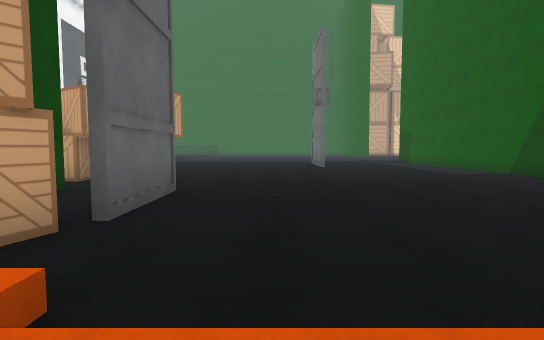
View 1 (above)

23 first-person views from a walk through a 3-D level made in the Unity game engine. The camera is 1.4 m above the floor, tilts 4° down and sees 80° across. The floor is counted in squares, 2 m on a side. Each view is taken from the middle of a square. On the plan, view 1 faces up. The plan holds only what a view shows up to about 10 squares ahead; the rest is blank. The place goes on beyond the plan. Some surface patterns are stand-ins.

View 2
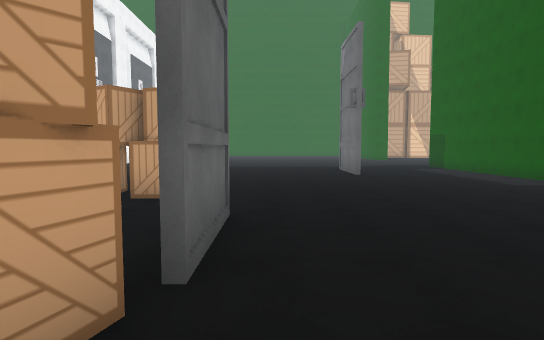

View 3
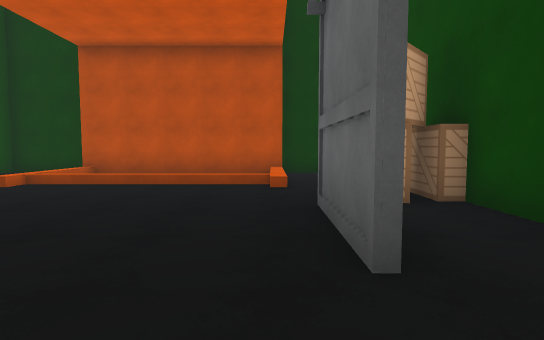

View 4
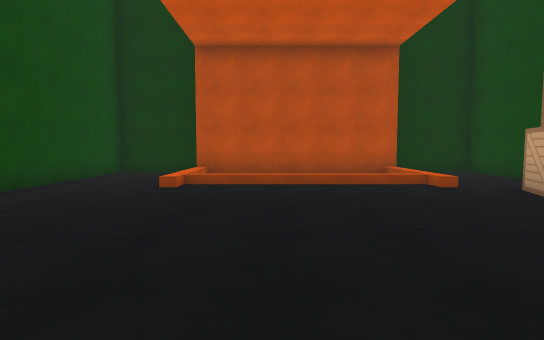

View 5
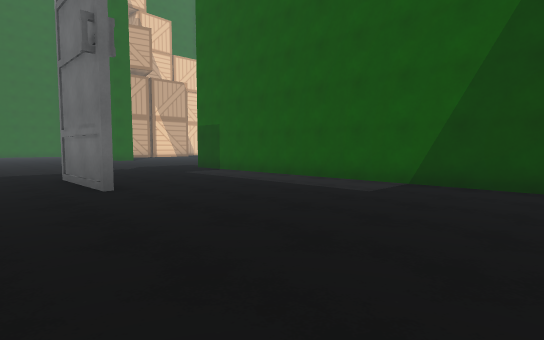

View 6
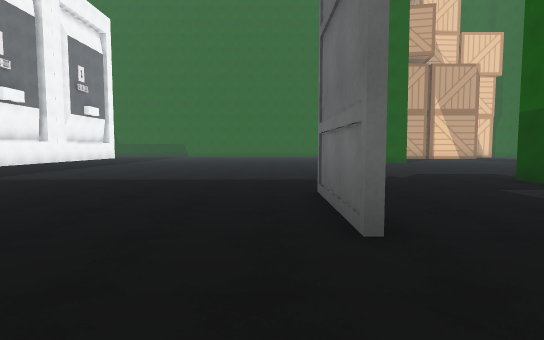

View 7
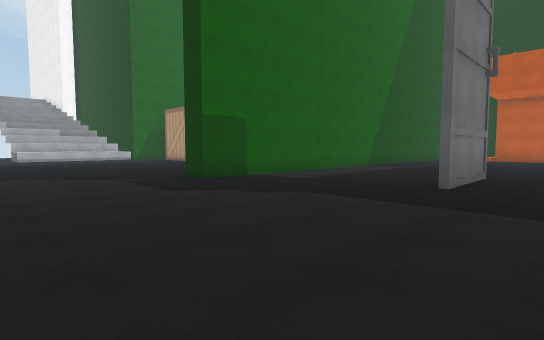

View 8
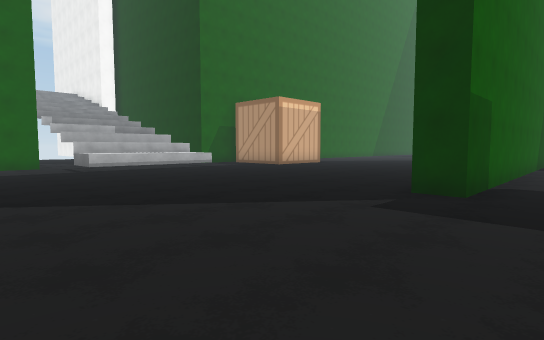

View 9
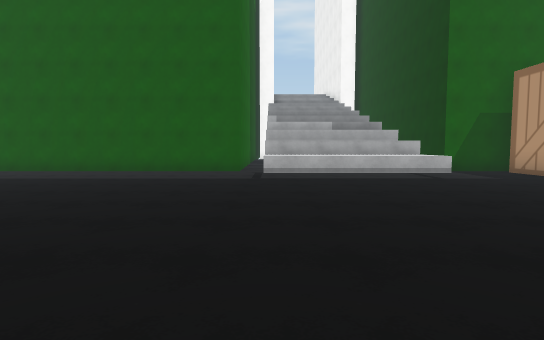

View 10
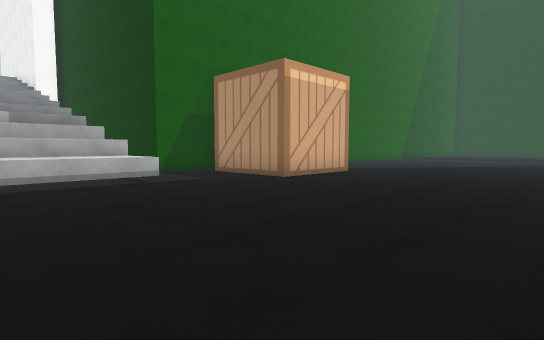

View 11
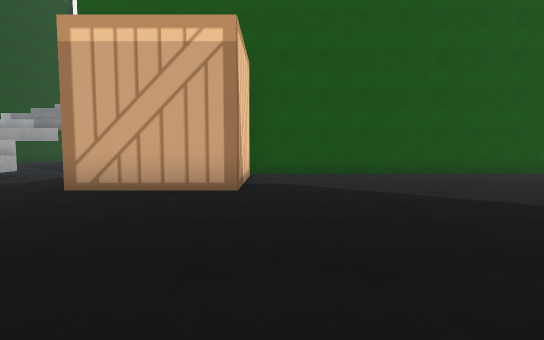

View 12
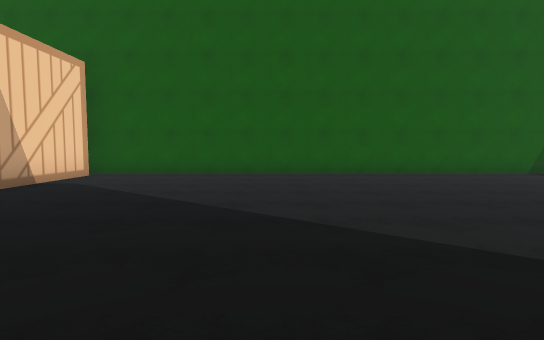

View 13
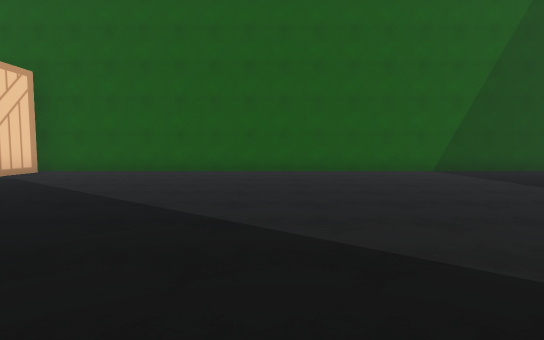

View 14
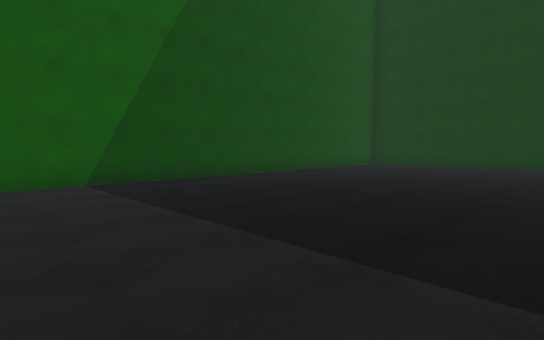

View 15
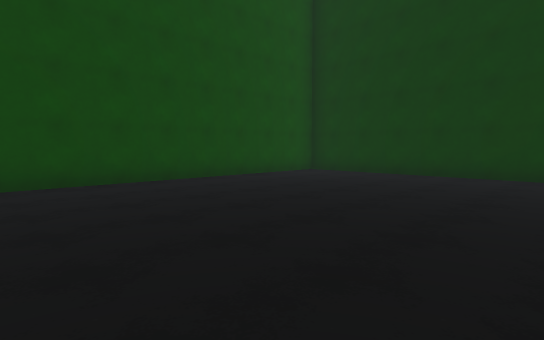

View 16
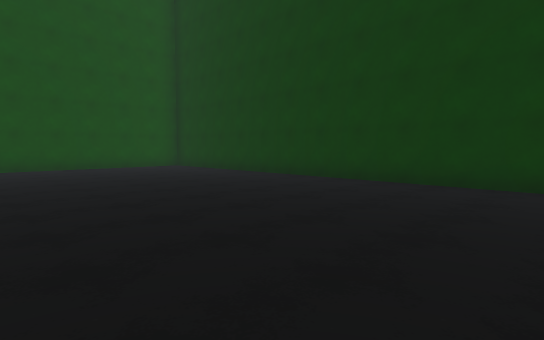

View 17
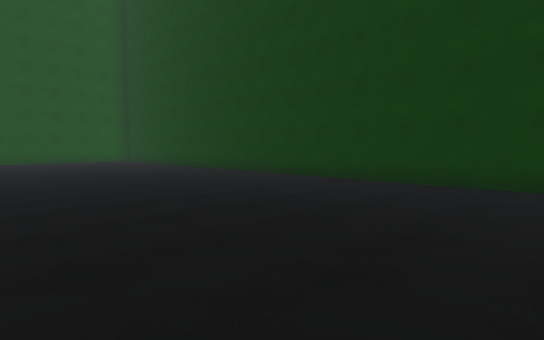

View 18
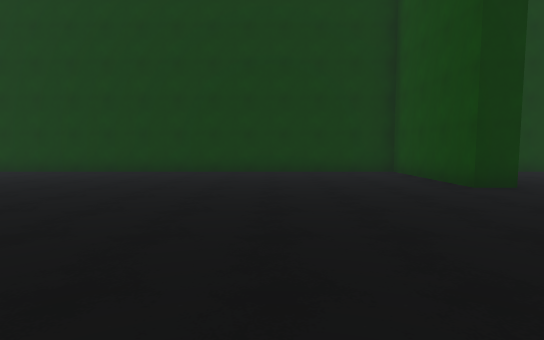

View 19
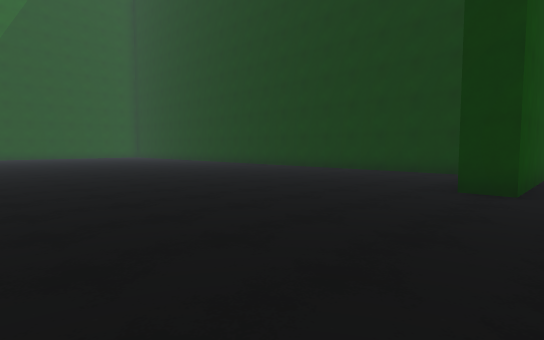

View 20
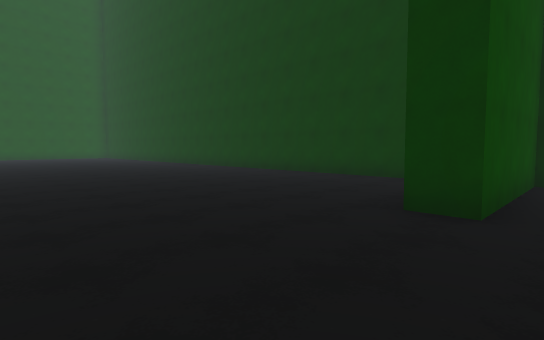

View 21
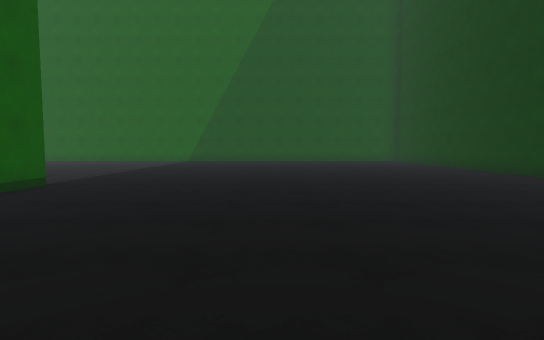

View 22
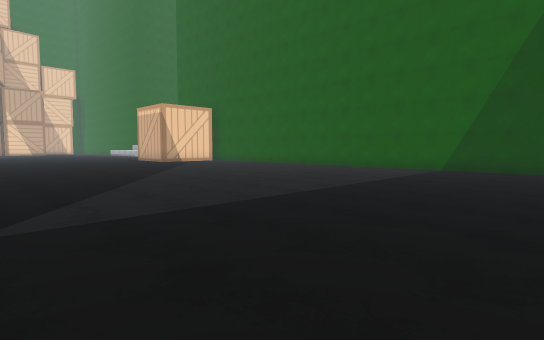

View 23
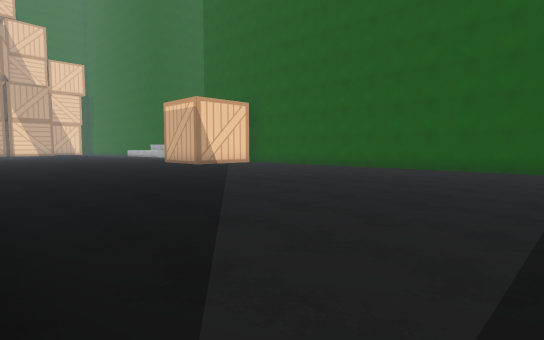

### Floor plan
Points are (right, up) in squares from view 1. A wall is a line through its corners. A room is listed if a view was taken in it or the views show most of it. See-through windows are left out.
Room 1 (views 1, 2, 3, 4, 5, 6, 7, 8, 9, 10, 11, 12, 13, 14, 15, 16, 17, 18, 19, 20, 21, 22, 23)
walls: (6.3, 6.5) (6.3, 15.9) (7, 15.9); (1.8, 11.5) (1.8, 14.1); (-1.6, 5.2) (-1.6, 3.4); (4, -2) (6.3, -2) (6.3, 2); (7, -2.8) (5.9, -2.8); (-3.5, 5.5) (-3.5, 2.8); (-1.4, -1.5) (4, -1.5); (-3.5, 0) (-3.5, -2) (-1.2, -2); (17.5, 11) (17.5, 12.9) (19.1, 12.9); (16.7, 14) (16.7, 18.2); (18.1, 18.9) (17.5, 18.9) (17.5, 25.5); (-4.3, -13.4) (-4.3, -9.6) (-3.5, -9.6) (-3.5, -13.3) (16.9, -13.3); (17.5, -12.8) (17.5, 8.9)
low walls: (15.1, 14) (15.1, 18.2) (16.4, 18.2); (16.8, 14) (16.1, 14)
objects: box (-4, 2) to (-3, 2); box (-4, 7); box (-3, 7); box (-2, 2) to (-2, 3); other object (15, 9) to (17, 11)

Where each view was taken, in squares from view 1:
view 1: 0 up, 0 right, facing up
view 2: 1 up, 1 left, facing up
view 3: 7 up, 1 left, facing down
view 4: 7 up, 2 right, facing down
view 5: 6 up, 0 right, facing up-right
view 6: 9 up, 1 right, facing up
view 7: 20 up, 0 right, facing down-right
view 8: 21 up, 5 right, facing down-right
view 9: 18 up, 8 right, facing right
view 10: 17 up, 9 right, facing down-right
view 11: 8 up, 9 right, facing right
view 12: 4 up, 9 right, facing right
view 13: 2 up, 8 right, facing right
view 14: 1 down, 11 right, facing down-right
view 15: 5 down, 11 right, facing down-right
view 16: 7 down, 6 right, facing down-right
view 17: 7 down, 1 right, facing down-right
view 18: 4 down, 0 right, facing down
view 19: 4 down, 5 left, facing down-right
view 20: 6 down, 5 left, facing down-right
view 21: 7 down, 1 right, facing right
view 22: 6 down, 7 right, facing up-right
view 23: 3 down, 7 right, facing up-right
